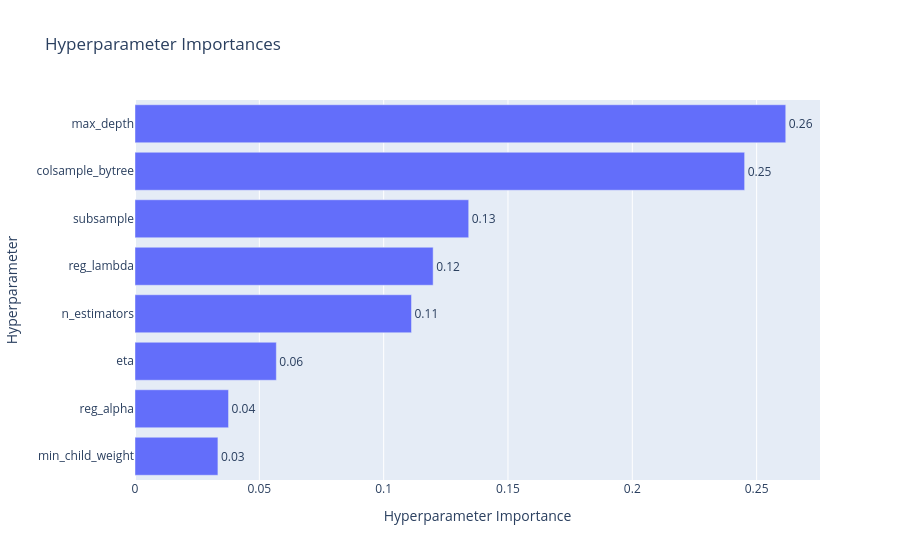

Notebook cell for this chart:
### Code cell
fig = optuna.visualization.plot_param_importances(study)
fig

### Figure 1 — Plotly figure (JSON) as saved in the notebook; plotly's stock layout.template omitted (floating-point values rounded to 4 significant figures)
{"data": [{"cliponaxis": false, "hovertemplate": ["min_child_weight (IntDistribution): 0.03334791635192778<extra></extra>", "reg_alpha (IntDistribution): 0.03761925347857664<extra></extra>", "eta (FloatDistribution): 0.056842000898499036<extra></extra>", "n_estimators (IntDistribution): 0.11120150842840158<extra></extra>", "reg_lambda (IntDistribution): 0.11990482080826849<extra></extra>", "subsample (FloatDistribution): 0.1342044215365875<extra></extra>", "colsample_bytree (FloatDistribution): 0.2451730831915248<extra></extra>", "max_depth (IntDistribution): 0.2617069953062142<extra></extra>"], "name": "Objective Value", "orientation": "h", "text": ["0.03", "0.04", "0.06", "0.11", "0.12", "0.13", "0.25", "0.26"], "textposition": "outside", "type": "bar", "x": [0.03335, 0.03762, 0.05684, 0.1112, 0.1199, 0.1342, 0.2452, 0.2617], "y": ["min_child_weight", "reg_alpha", "eta", "n_estimators", "reg_lambda", "subsample", "colsample_bytree", "max_depth"]}], "layout": {"title": {"text": "Hyperparameter Importances"}, "xaxis": {"title": {"text": "Hyperparameter Importance"}}, "yaxis": {"title": {"text": "Hyperparameter"}}}}
